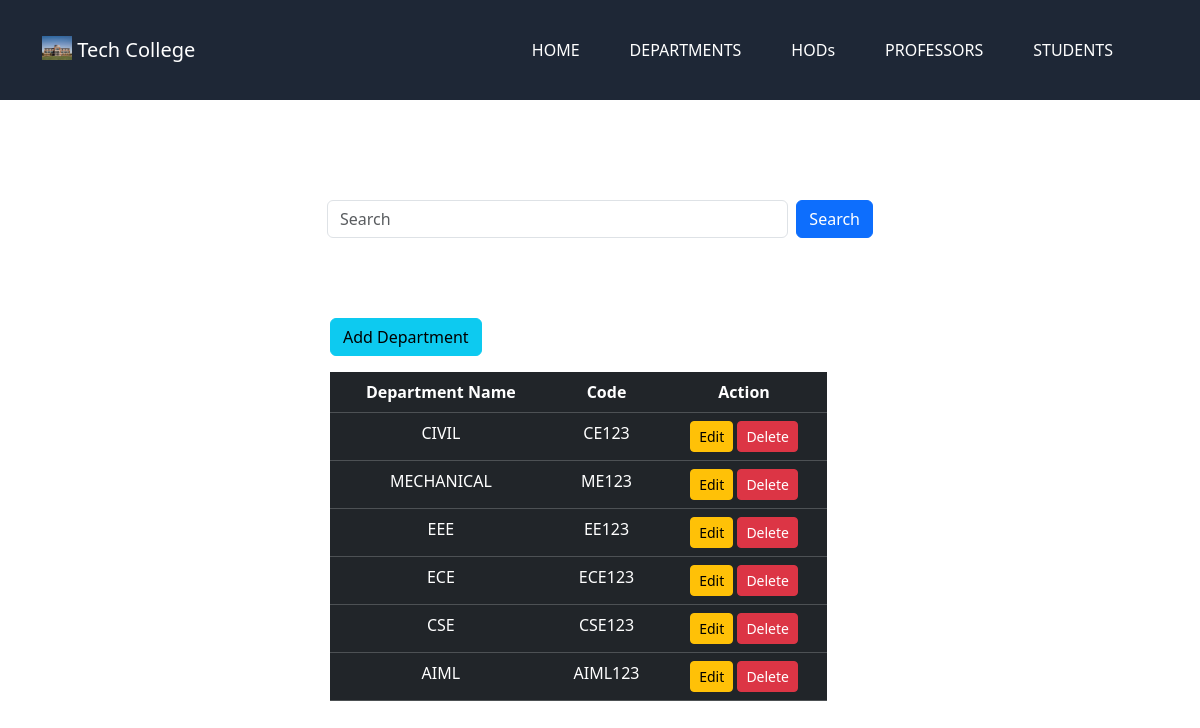
/dept, run on the app's committed database.
### app1/models.py (models this page shows, shortened)
class Department(models.Model):
    name = models.CharField(max_length=100)
    code = models.CharField(max_length=50)

### app1/views.py (the view)
# urls.py: path('dept', department, name='department'),
def department(request):
    if request.method == "GET":
        search = request.GET.get('search',None)
        if search:
            data = Department.objects.filter(name__startswith=search)|Department.objects.filter(code__startswith = search)
        else:
            data = Department.objects.all()
    if request.method == "POST":
        fm = Department_Registration(request.POST)
        if fm.is_valid():
            fm.save()
            return redirect('department')
        else:
            data = Department.objects.all()
    else:
         fm = Department_Registration()
    context = {
        'data':data,
        'fm':fm,
    }
    return render(request, "Dept.html",context)

### app1/forms.py
class Department_Registration(forms.ModelForm):
    class Meta:
        model = Department
        fields = ['name', 'code']
        widgets = {
            'name': forms.TextInput(attrs={'class': 'form-control', 'placeholder': 'Enter Department Name'}),
            'code': forms.TextInput(attrs={'class': 'form-control', 'placeholder': 'Enter Department Code'}),
        }

### templates/Dept.html (shortened to what this page needs)
{% extends 'nav.html' %}
{% block content %}
<div class="container" style=" margin-top: 200px;">
    <div class="row justify-content-center">
        <div class="col-md-6">
            <form class="d-flex" method="GET" >
                <input class="form-control me-2" type="search" placeholder="Search"  name="search" id="search">
                <button class="btn btn-primary" type="submit">Search</button>
            </form>
        </div>
    </div>
</div>
    <div class="container justify-content-center align-items-center" style=" margin-top: 80px; padding-left: 25%;">
        <button  class="btn btn-info mb-3" onclick="addpopup()" >Add Department</button>
        <div style="width: 60%;">
            <table class="table table-dark table-hover text-center">
                <tr>
                    <th scope="col">Department Name</th>
                    <th scope="col">Code</th>
                    <th scope="col">Action</th>
                </tr>
                {% for r in data %}
                <tr>
                    <td>{{ r.name }}</td>
                    <td>{{ r.code }}</td>
                    <td>
                        <a href="{% url 'updateDept' r.id %}" class="btn btn-warning btn-sm">Edit</a>
                        <button onclick="opendeletepopup()" class="btn btn-danger btn-sm">Delete</button>
                    </td>
                </tr>
                {% endfor %}
            </table>
        </div>
    </div>
{% endblock content %}

### templates/nav.html (shortened to what this page needs)
<!DOCTYPE html>
{% load static %}
<html lang="en">
<head>
    <link rel="stylesheet" href="{% static 'CSS/bootstrap.css' %}">
    <link rel="stylesheet" href="{% static 'CSS/popup.css' %}">
</head>
<body>
    <nav class="navbar fixed-top" style="background-color: rgb(30, 39, 54); height: 100px;">
        <div class="container-fluid">
            <a class="navbar-brand text-white" style="margin-left: 30px;">
                <img src="{% static 'images/school.jpg' %}" alt="Logo" width="30" height="24" class="d-inline-block align-text-top">
                Tech College
            </a>
            <div class="nav">
                <a href="{% url 'home' %}" class="nav-link">HOME</a>
                <a href="{% url 'department' %}" class="nav-link">DEPARTMENTS</a>
                <a href="{% url 'hod' %}" class="nav-link">HODs</a>
                <a href="{% url 'professor' %}" class="nav-link">PROFESSORS</a>
                <a href="{% url 'student' %}" class="nav-link">STUDENTS</a>
            </div>
        </div>
    </nav>
            {% block content %} {% endblock content %}
</body>
</html>

### templates/nav.html (style rules this page uses)
.nav { display: flex; gap: 20px; margin-right: 60px; }
.nav a { color: white; text-decoration: none; font-weight: 500; padding: 10px 15px; transition: color 0.3s ease-in-out; }

### data on the page
Department: name "CIVIL", code "CE123"
Department: name "MECHANICAL", code "ME123"
Department: name "EEE", code "EE123"
Department: name "ECE", code "ECE123"
Department: name "CSE", code "CSE123"
Department: name "AIML", code "AIML123"
